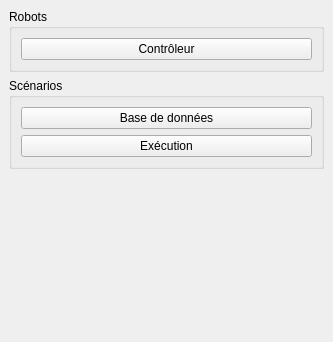
<?xml version="1.0" encoding="UTF-8"?>
<ui version="4.0">
 <class>MainWindow</class>
 <widget class="QMainWindow" name="MainWindow">
  <property name="geometry">
   <rect>
    <x>0</x>
    <y>0</y>
    <width>333</width>
    <height>342</height>
   </rect>
  </property>
  <property name="windowTitle">
   <string>Notre bon plaisir</string>
  </property>
  <widget class="QWidget" name="centralwidget">
   <layout class="QVBoxLayout" name="verticalLayout">
    <item>
     <widget class="QGroupBox" name="groupBox">
      <property name="title">
       <string>Robots</string>
      </property>
      <layout class="QVBoxLayout" name="verticalLayout_2">
       <item>
        <widget class="QPushButton" name="controller_button">
         <property name="text">
          <string>Contrôleur</string>
         </property>
        </widget>
       </item>
      </layout>
     </widget>
    </item>
    <item>
     <widget class="QGroupBox" name="groupBox_2">
      <property name="title">
       <string>Scénarios</string>
      </property>
      <layout class="QVBoxLayout" name="verticalLayout_3">
       <item>
        <widget class="QPushButton" name="scenarioDb_button">
         <property name="text">
          <string>Base de données</string>
         </property>
        </widget>
       </item>
       <item>
        <widget class="QPushButton" name="scenarioExecutionDiagram_button">
         <property name="text">
          <string>Exécution</string>
         </property>
        </widget>
       </item>
      </layout>
     </widget>
    </item>
    <item>
     <spacer name="verticalSpacer">
      <property name="orientation">
       <enum>Qt::Vertical</enum>
      </property>
      <property name="sizeHint" stdset="0">
       <size>
        <width>20</width>
        <height>40</height>
       </size>
      </property>
     </spacer>
    </item>
   </layout>
  </widget>
 </widget>
 <resources/>
 <connections/>
</ui>
